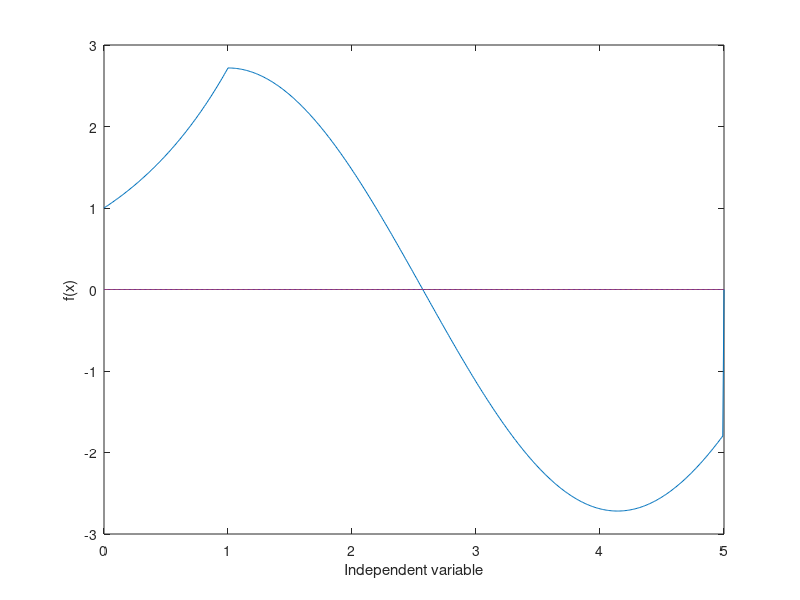
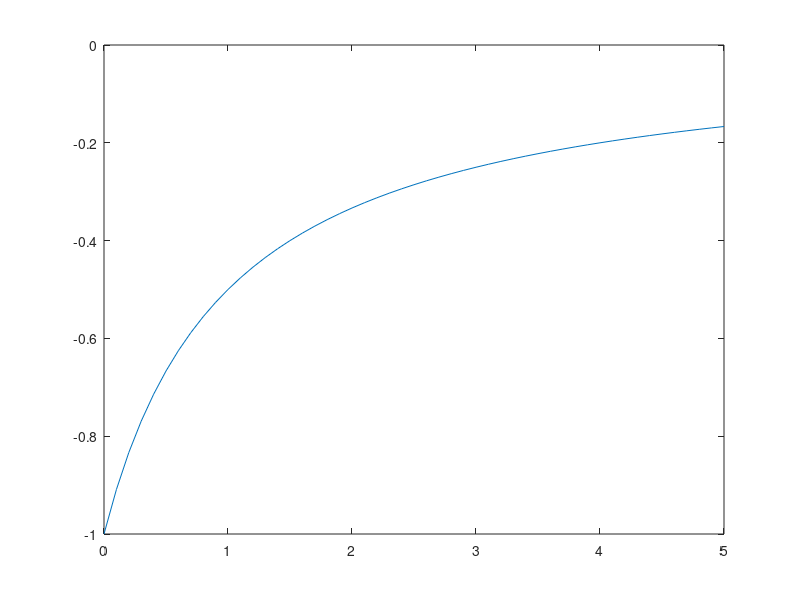
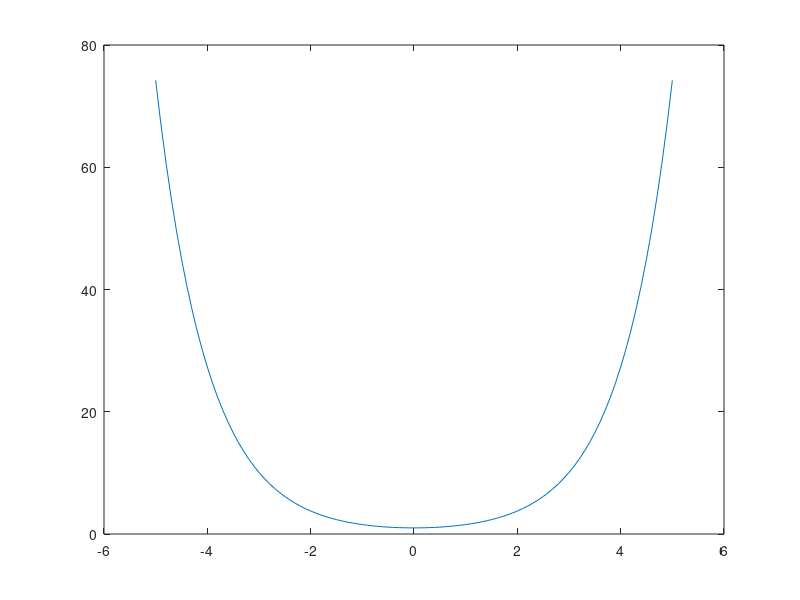

The MATLAB script that drew these images, in order:
%% Lab 2
% --P2.1--
clear;
close all;

A=[14,42,91,79,95,65,3,84,93,67,75,74,39,65,17]; %Initialize array
m=1;

while m<=length(A)-1   %To loop through index 1-end
    for n=1 : length(A)-1   %To compare neighboring indices
        if A(n)>A(n+1)      %If the next is larger
            temp=A(n);      %To ensure it isn't lost
            A(n)=A(n+1);    %Transferring numbers
            A(n+1)=temp;
            A
        end
    end
    m=m+1;
end

%% --P2.2a--
clear;
close all;

figure
x=0:0.01:4*pi
f=x.*sin(x)

plot(x,f)
hold on
title('Graphing an arbitrary f(x)')
xlabel('Independent v')
ylabel('Dependent v')

h=cos(x)
plot(x,h)
legend('x*sin(x)','cos(x)')
hold off
%% --P2.2b--
a=[1];
for n=1 : 19
    a(n+1)=(n/((n-1/2)*(n+1/2)))*a(n);
end

n=1:1:20;
a(20)

semilogy(n,a)
hold on
xlim([0 20])

b=exp(-n);
c=1./(factorial(n));

plot(n, b)
plot(n, c)
legend('recursion','exp','factorial')
hold off 
%% --P2.2c--

x=0:.01:5;
f=zeros(length(x));

for n=1:length(x)-1
    if x(n)<1           %If x is less than 1
        f(n)=exp(x(n)); %first part of piece-wise
    end
    if x(n)>=1          %If x is greater than 1
        f(n)=exp(1)*cos(x(n)-1);    %second part
    end
end

plot(x,f)
xlabel('Independent variable')
ylabel('f(x)')

%% --P2.4--
clear;
close all;

figure;
t=0:0.1:5;
y=-1./(1+t);
plot(t,y)

figure;
x=-5:0.1:5;
z=(exp(-x)+exp(x))/2;
plot(x,z)

